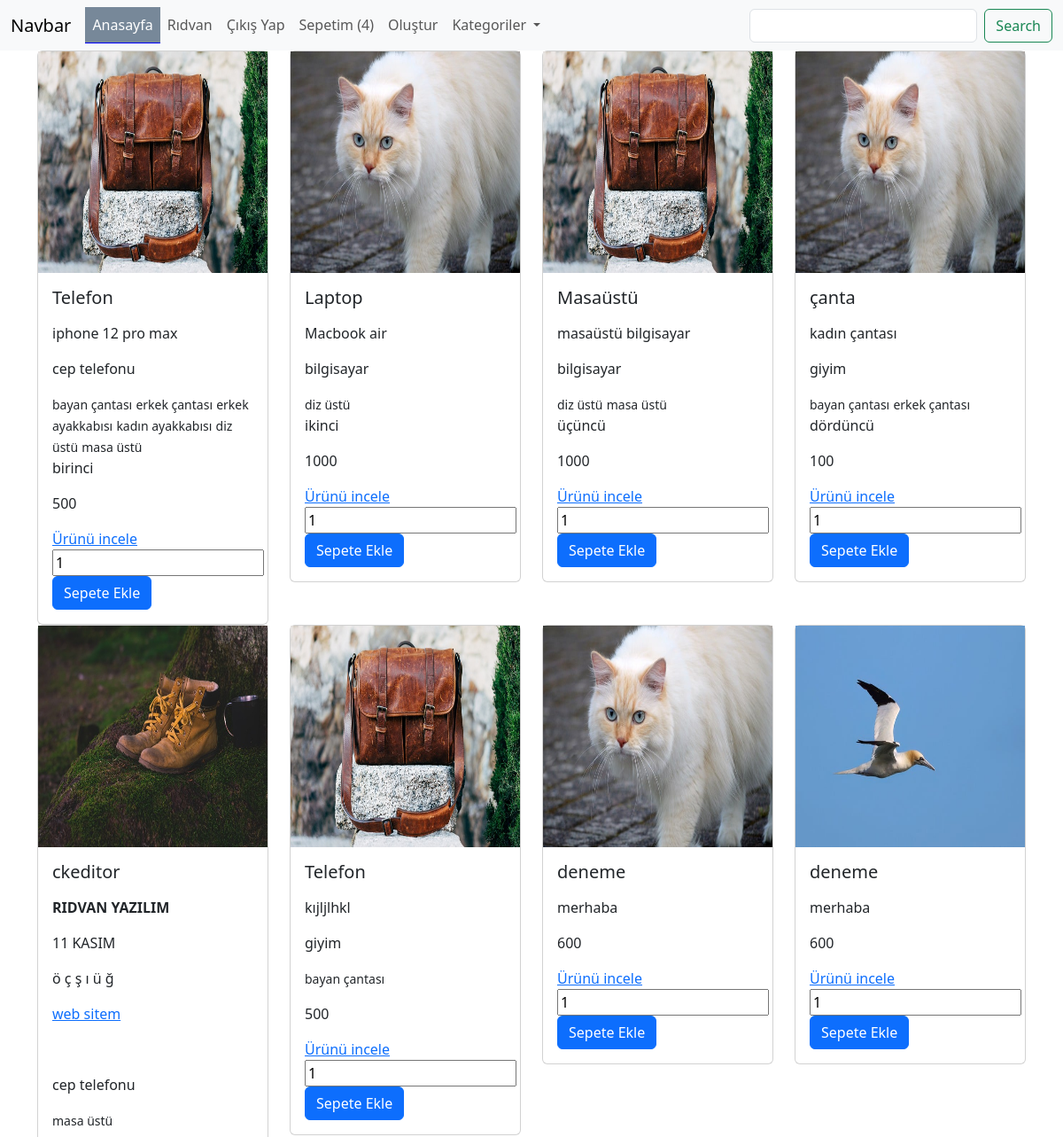
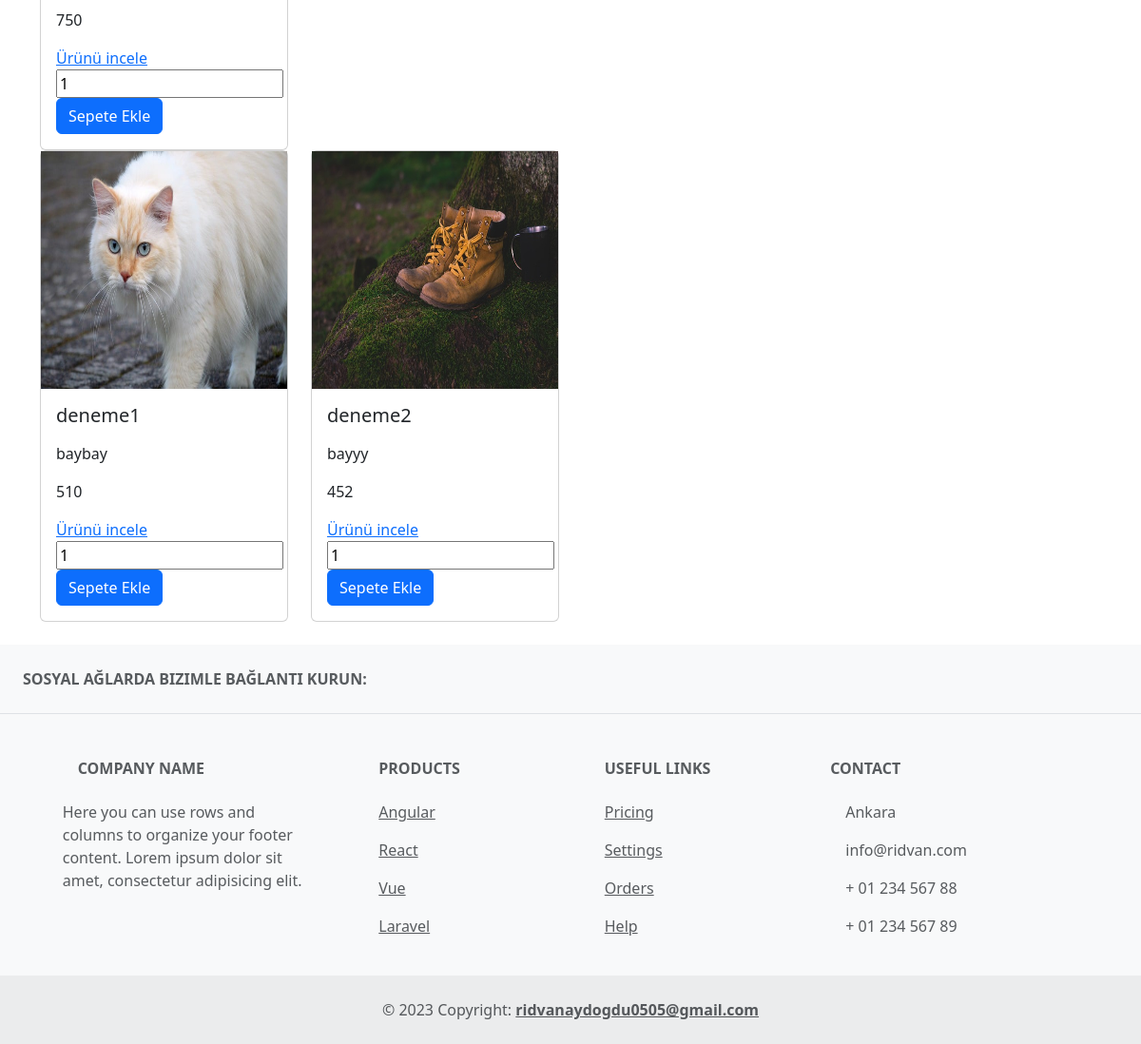
Screenshot of / (signed in) with the database file from the repository (2 pictures, top to bottom).
### urunler/models.py (models this page shows, shortened)
class Urun(models.Model):
    olusturan = models.ForeignKey(User, on_delete=models.CASCADE, null=True)
    kategori = models.ForeignKey(Kategori, on_delete=models.CASCADE, null=True)
    sub_category = models.ManyToManyField(AltKategori)
    tekBilgi = models.OneToOneField(Tek, on_delete=models.CASCADE, null=True, blank=True)
    isim = models.CharField(max_length=100, verbose_name="ürün ismi")
    aciklama = RichTextField(max_length=500, verbose_name="ürün açıklaması")
    no = models.IntegerField(verbose_name="ürün fiyatı")
    resim = models.FileField(upload_to='urunler/', null=True, blank=True, verbose_name="ürün resmi")

class Kategori(models.Model):
    isim = models.CharField(max_length=100)

class AltKategori(models.Model):
    isim = models.CharField(max_length=100)

class Tek(models.Model):
    isim = models.CharField(max_length=100)

### urunler/views.py (the view, shortened to what this page needs)
# urls.py: path('', index, name='index'),
def index(request):
    urunler = Urun.objects.all()
    kategoriler = Kategori.objects.all()
    search = ''
    if request.GET.get('search'):
        search = request.GET.get('search')
        urunler = Urun.objects.filter(
            Q(isim__icontains = search)  |
            Q(kategori__isim__icontains =search)
        )
    sepetAdet = Sepet.objects.filter(user = request.user).count()
    context = {
        'urunler':urunler,
        'search':search,
        'kategoriler':kategoriler,
        'sepetAdet':sepetAdet
    }
    return render(request, 'index.html', context)

### urunler/templates/index.html (shortened to what this page needs)
{% load static %}
<!DOCTYPE html>
<html lang="en">
<head>
    <link href="https://cdn.jsdelivr.net/npm/bootstrap@5.3.2/dist/css/bootstrap.min.css" rel="stylesheet">
    <link rel="stylesheet" href="{% static 'css/style.css' %}">
</head>
<body>
   {% include 'includes/navbar.html' %}
    {% block content %}
    <div class="container">
      <div class="row">
        {% for urun in urunler %}
            <div class="col-3">
              <div class="card">
                {% if urun.resim %}
                  <img src="{{urun.resim.url}}" width="100%" height="250" alt="">
                {% else %}
                    <img src="{% static 'img/kedi.jpg' %}" width="100%" height="250" alt="">
                {% endif %}
                <div class="card-body">
                  <h5 class="card-title">{{urun.isim}}</h5>
                  <p class="card-text">{{urun.aciklama|safe}}</p>
                  <p>{{urun.kategori.isim}}</p>
                  {% for i in urun.sub_category.all %}
                      <small>{{i.isim}}</small>
                  {% endfor %}
                  <p>
                    {{urun.tekBilgi.isim}}
                  </p>
                  <p>{{urun.no}}</p>
                  <a href="{% url 'urun' urun.id %}" class="card-link">Ürünü incele</a>
                  <form action="" method="POST">
                    <input type="number" name="adet" value="1" id="">
                    <input type="submit" class="btn btn-primary" value="Sepete Ekle">
                  </form>
                </div>
              </div>
            </div>
        {% endfor %}
      </div>
    </div>
    {% endblock content %}
    {% include 'includes/footer.html' %}
</body>
</html>

### urunler/templates/includes/navbar.html (shortened to what this page needs)
<nav class="navbar navbar-expand-lg bg-body-tertiary">
    <div class="container-fluid">
      <a class="navbar-brand" href="/">Navbar</a>
      <div class="collapse navbar-collapse" id="navbarSupportedContent">
        <ul class="navbar-nav me-auto mb-2 mb-lg-0">
          <li class="nav-item">
            <a
            {% if request.path == '/' %}
                class="nav-link active"
            {% else %}
                class="nav-link"
            {% endif %}
                aria-current="page" href="/">Anasayfa</a>
          </li>
          {% if user.is_authenticated %}
              <li class="nav-item">
                <a class="nav-link" href="#">{{request.user}}</a>
              </li>
              <li class="nav-item">
                <a class="nav-link" href="{% url 'logout' %}">Çıkış Yap</a>
              </li>
              <li class="nav-item">
                <a class="nav-link" href="{% url 'sepet' %}">Sepetim ({{sepetAdet}})</a>
              </li>
              <li class="nav-item">
                <a
                {% if request.path == '/olustur/' %}
                class="nav-link active"
                {% else %}
                class="nav-link"
                {% endif %}
                href="{% url 'olustur' %}">Oluştur</a>
              </li>
          {% endif %}
          <li class="nav-item dropdown">
            <a class="nav-link dropdown-toggle" href="#" role="button" data-bs-toggle="dropdown" aria-expanded="false">
              Kategoriler
            </a>
          </li>
        </ul>
        <form class="d-flex" method="GET" role="search">
          <input class="form-control me-2" name="search" value="{{search}}" type="search" aria-label="Search">
          <button class="btn btn-outline-success" type="submit">Search</button>
        </form>
      </div>
    </div>
  </nav>

### urunler/templates/includes/footer.html (shortened to what this page needs)
<footer class="text-center text-lg-start mt-4 bg-body-tertiary text-muted">
    <section class="d-flex justify-content-center justify-content-lg-between p-4 border-bottom">
      <div class="me-5 d-none d-lg-block font-weight-bold">
        <span class="text-uppercase fw-bold mb-4" >Sosyal ağlarda bizimle bağlantı kurun:</span>
      </div>
      <div>
      </div>
    </section>
    <section class="">
      <div class="container text-center text-md-start mt-5">
        <div class="row mt-3">
          <div class="col-md-3 col-lg-4 col-xl-3 mx-auto mb-4">
            <h6 class="text-uppercase fw-bold mb-4">
              Company name
            </h6>
            <p>
              Here you can use rows and columns to organize your footer content. Lorem ipsum
              dolor sit amet, consectetur adipisicing elit.
            </p>
          </div>
          <div class="col-md-2 col-lg-2 col-xl-2 mx-auto mb-4">
            <h6 class="text-uppercase fw-bold mb-4">
              Products
            </h6>
            <p>
              <a href="#!" class="text-reset">Angular</a>
            </p>
            <p>
              <a href="#!" class="text-reset">React</a>
            </p>
            <p>
              <a href="#!" class="text-reset">Vue</a>
            </p>
            <p>
              <a href="#!" class="text-reset">Laravel</a>
            </p>
          </div>
          <div class="col-md-3 col-lg-2 col-xl-2 mx-auto mb-4">
            <h6 class="text-uppercase fw-bold mb-4">
              Useful links
            </h6>
            <p>
              <a href="#!" class="text-reset">Pricing</a>
            </p>
            <p>
              <a href="#!" class="text-reset">Settings</a>
            </p>
            <p>
              <a href="#!" class="text-reset">Orders</a>
            </p>
            <p>
              <a href="#!" class="text-reset">Help</a>
            </p>
          </div>
          <div class="col-md-4 col-lg-3 col-xl-3 mx-auto mb-md-0 mb-4">
            <h6 class="text-uppercase fw-bold mb-4">Contact</h6>
            <p> Ankara</p>
            <p>
              info@ridvan.com
            </p>
            <p> + 01 234 567 88</p>
            <p> + 01 234 567 89</p>
          </div>
        </div>
      </div>
    </section>
    <div class="text-center p-4" style="background-color: rgba(0, 0, 0, 0.05);">
      © 2023 Copyright:
      <a class="text-reset fw-bold" href="#">ridvanaydogdu0505@gmail.com</a>
    </div>
  </footer>

### urunler/templates/index.html (style rules this page uses)
.active { border-bottom: 1px solid blue; background-color: lightslategray; color: white !important; }

### rows the page displays
Urun: resim (picture), isim "Telefon", aciklama "iphone 12 pro max", kategori.isim "cep telefonu", tekBilgi.isim "birinci", no "500"
AltKategori: isim "bayan çantası"
AltKategori: isim "erkek çantası"
AltKategori: isim "erkek ayakkabısı"
AltKategori: isim "kadın ayakkabısı"
AltKategori: isim "diz üstü"
AltKategori: isim "masa üstü"
Urun: resim (picture), isim "Laptop", aciklama "Macbook air", kategori.isim "bilgisayar", tekBilgi.isim "ikinci", no "1000"
Urun: resim (picture), isim "Masaüstü", aciklama "masaüstü bilgisayar", kategori.isim "bilgisayar", tekBilgi.isim "üçüncü", no "1000"
Urun: resim (picture), isim "çanta", aciklama "kadın çantası", kategori.isim "giyim", tekBilgi.isim "dördüncü", no "100"
Urun: resim (picture), isim "ckeditor", aciklama "RIDVAN YAZILIM 11 KASIM ö ç ş ı ü ğ web sitem", kategori.isim "cep telefonu", no "750"
Urun: resim (picture), isim "Telefon", aciklama "kıjljlhkl", kategori.isim "giyim", no "500"
Urun: isim "deneme", aciklama "merhaba", no "600"
Urun: resim (picture), isim "deneme", aciklama "merhaba", no "600"
Urun: isim "deneme1", aciklama "baybay", no "510"
Urun: resim (picture), isim "deneme2", aciklama "bayyy", no "452"

### other values shown
{{ request.user }} "Rıdvan"
{{ sepetAdet }} "4"
